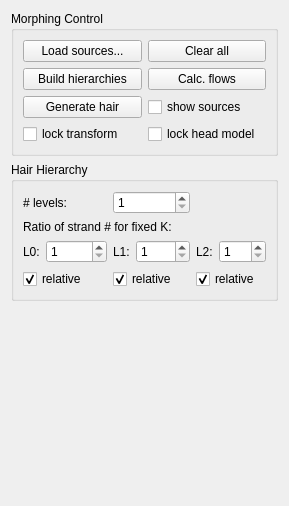
      <widget class="QWidget" name="pageMorph">
       <property name="geometry">
        <rect>
         <x>0</x>
         <y>0</y>
         <width>280</width>
         <height>506</height>
        </rect>
       </property>
       <attribute name="label">
        <string>Hair Morphing</string>
       </attribute>
       <layout class="QVBoxLayout" name="verticalLayout_28">
        <item>
         <widget class="QGroupBox" name="groupBoxNWayMorph">
          <property name="title">
           <string>Morphing Control</string>
          </property>
          <layout class="QVBoxLayout" name="verticalLayout_29">
           <item>
            <layout class="QGridLayout" name="gridLayout_2">
             <item row="1" column="1">
              <widget class="QPushButton" name="buttonMultiScaleEMD">
               <property name="text">
                <string>Calc. flows</string>
               </property>
              </widget>
             </item>
             <item row="1" column="0">
              <widget class="QPushButton" name="buttonBuildPyrFixK">
               <property name="text">
                <string>Build hierarchies</string>
               </property>
              </widget>
             </item>
             <item row="0" column="0">
              <widget class="QPushButton" name="buttonLoadMorphInput">
               <property name="text">
                <string>Load sources...</string>
               </property>
              </widget>
             </item>
             <item row="0" column="1">
              <widget class="QPushButton" name="buttonClearMorphInput">
               <property name="text">
                <string>Clear all</string>
               </property>
              </widget>
             </item>
             <item row="2" column="0">
              <widget class="QPushButton" name="buttonGenMorphStrands">
               <property name="text">
                <string>Generate hair</string>
               </property>
              </widget>
             </item>
             <item row="2" column="1">
              <widget class="QCheckBox" name="checkBoxShowMorphSrc">
               <property name="text">
                <string>show sources</string>
               </property>
              </widget>
             </item>
            </layout>
           </item>
           <item>
            <layout class="QHBoxLayout" name="horizontalLayout_81">
             <item>
              <widget class="QCheckBox" name="checkBoxLockTransform">
               <property name="text">
                <string>lock transform</string>
               </property>
              </widget>
             </item>
             <item>
              <widget class="QCheckBox" name="checkBoxLockHeadModel">
               <property name="text">
                <string>lock head model</string>
               </property>
              </widget>
             </item>
            </layout>
           </item>
          </layout>
         </widget>
        </item>
        <item>
         <widget class="QGroupBox" name="groupBox_22">
          <property name="title">
           <string>Hair Hierarchy</string>
          </property>
          <layout class="QGridLayout" name="gridLayout_3">
           <item row="3" column="2">
            <widget class="QLabel" name="label_109">
             <property name="text">
              <string>L1:</string>
             </property>
            </widget>
           </item>
           <item row="3" column="0">
            <widget class="QLabel" name="label_112">
             <property name="text">
              <string>L0:</string>
             </property>
            </widget>
           </item>
           <item row="3" column="3">
            <widget class="QSpinBox" name="spinBoxLvl1ClusterRatio">
             <property name="minimum">
              <number>1</number>
             </property>
             <property name="maximum">
              <number>9999</number>
             </property>
            </widget>
           </item>
           <item row="3" column="1">
            <widget class="QSpinBox" name="spinBoxLvl0ClusterRatio">
             <property name="minimum">
              <number>1</number>
             </property>
             <property name="maximum">
              <number>20000</number>
             </property>
            </widget>
           </item>
           <item row="3" column="4">
            <widget class="QLabel" name="label_110">
             <property name="text">
              <string>L2:</string>
             </property>
            </widget>
           </item>
           <item row="3" column="5">
            <widget class="QSpinBox" name="spinBoxLvl2ClusterRatio">
             <property name="minimum">
              <number>1</number>
             </property>
             <property name="maximum">
              <number>999</number>
             </property>
            </widget>
           </item>
           <item row="2" column="0" colspan="6">
            <widget class="QLabel" name="label_108">
             <property name="text">
              <string>Ratio of strand # for fixed K:</string>
             </property>
            </widget>
           </item>
           <item row="0" column="0" colspan="2">
            <widget class="QLabel" name="label_103">
             <property name="text">
              <string># levels:</string>
             </property>
            </widget>
           </item>
           <item row="0" column="2" colspan="2">
            <widget class="QSpinBox" name="spinBoxNumPyrLevels">
             <property name="minimum">
              <number>1</number>
             </property>
             <property name="maximum">
              <number>3</number>
             </property>
            </widget>
           </item>
           <item row="4" column="0" colspan="2">
            <widget class="QCheckBox" name="checkBoxLvl0Relative">
             <property name="text">
              <string>relative</string>
             </property>
             <property name="checked">
              <bool>true</bool>
             </property>
            </widget>
           </item>
           <item row="4" column="2" colspan="2">
            <widget class="QCheckBox" name="checkBoxLvl1Relative">
             <property name="text">
              <string>relative</string>
             </property>
             <property name="checked">
              <bool>true</bool>
             </property>
            </widget>
           </item>
           <item row="4" column="4" colspan="2">
            <widget class="QCheckBox" name="checkBoxLvl2Relative">
             <property name="text">
              <string>relative</string>
             </property>
             <property name="checked">
              <bool>true</bool>
             </property>
            </widget>
           </item>
          </layout>
         </widget>
        </item>
        <item>
         <spacer name="verticalSpacer_5">
          <property name="orientation">
           <enum>Qt::Vertical</enum>
          </property>
          <property name="sizeHint" stdset="0">
           <size>
            <width>20</width>
            <height>290</height>
           </size>
          </property>
         </spacer>
        </item>
       </layout>
      </widget>
